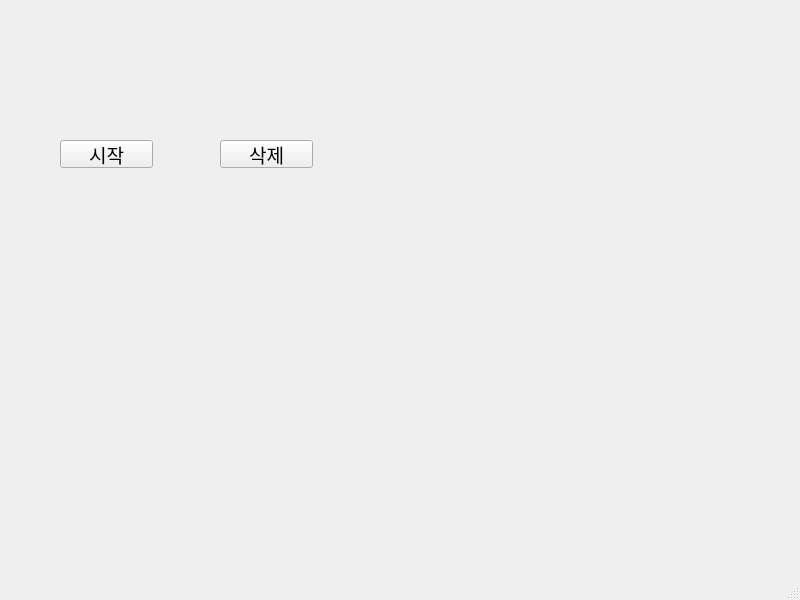
<?xml version="1.0" encoding="UTF-8"?>
<ui version="4.0">
 <class>MainWindow</class>
 <widget class="QMainWindow" name="MainWindow">
  <property name="geometry">
   <rect>
    <x>0</x>
    <y>0</y>
    <width>800</width>
    <height>600</height>
   </rect>
  </property>
  <property name="windowTitle">
   <string>MainWindow</string>
  </property>
  <widget class="QWidget" name="centralwidget">
   <widget class="QPushButton" name="pb1">
    <property name="geometry">
     <rect>
      <x>60</x>
      <y>140</y>
      <width>93</width>
      <height>28</height>
     </rect>
    </property>
    <property name="font">
     <font>
      <family>Forte</family>
      <pointsize>14</pointsize>
     </font>
    </property>
    <property name="text">
     <string>시작</string>
    </property>
   </widget>
   <widget class="QPushButton" name="pb2">
    <property name="geometry">
     <rect>
      <x>220</x>
      <y>140</y>
      <width>93</width>
      <height>28</height>
     </rect>
    </property>
    <property name="font">
     <font>
      <family>Forte</family>
      <pointsize>14</pointsize>
     </font>
    </property>
    <property name="text">
     <string>삭제</string>
    </property>
   </widget>
  </widget>
  <widget class="QMenuBar" name="menubar">
   <property name="geometry">
    <rect>
     <x>0</x>
     <y>0</y>
     <width>800</width>
     <height>26</height>
    </rect>
   </property>
  </widget>
  <widget class="QStatusBar" name="statusbar"/>
 </widget>
 <resources/>
 <connections/>
</ui>
